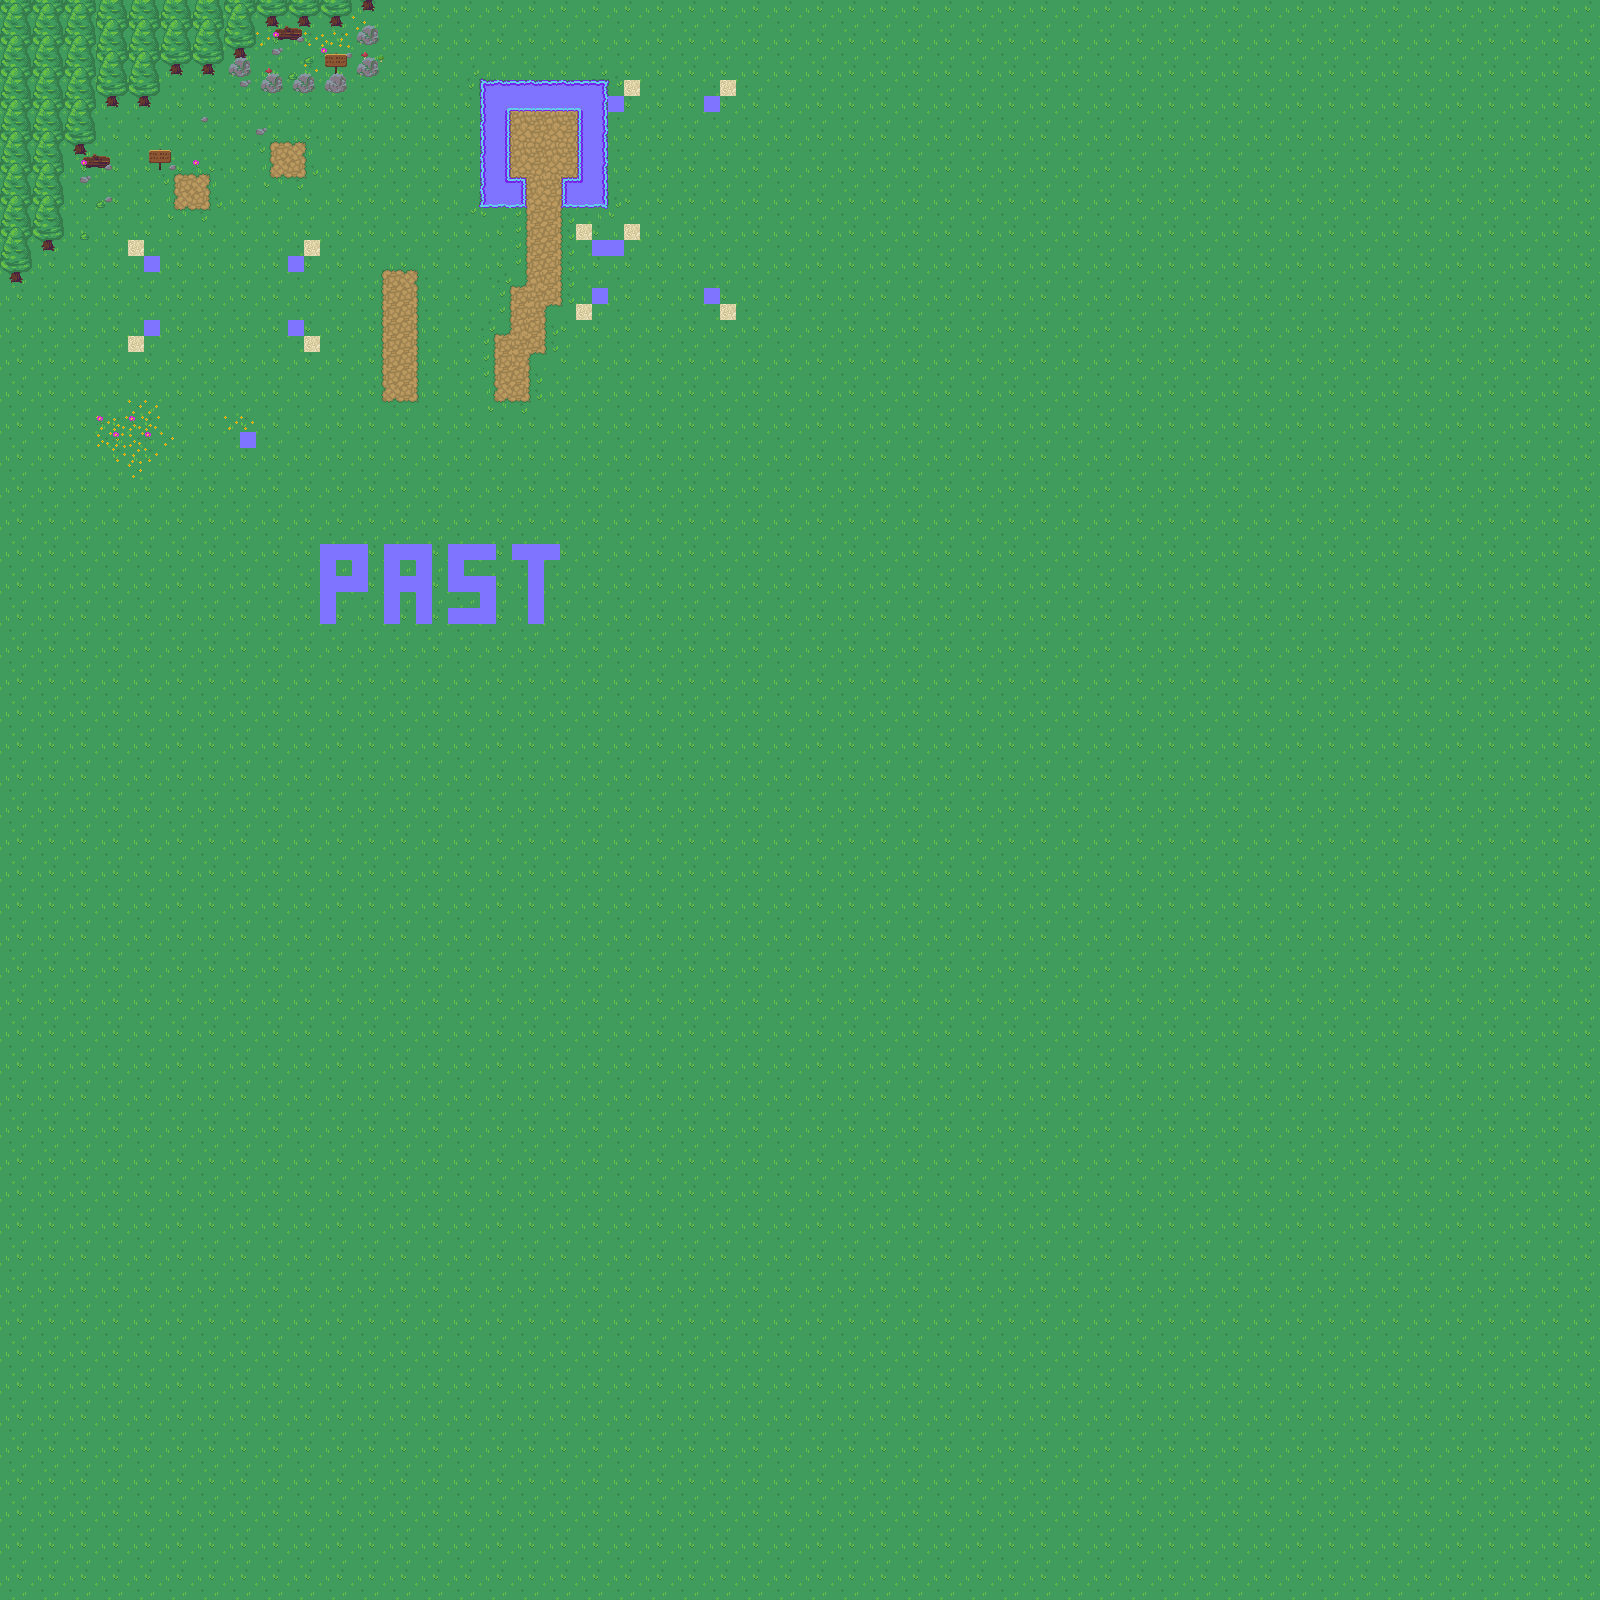

Tiled map render using the project's own tile images. Description and the map definition, with tile-layer contents summarised, below:
An orthogonal 100x100 tile map with 16x16 px tiles, 9 tile layers (Floor, Paths, Water, Decorations, ...) and 35 objects (robin_path1, robin_path2, robin_path3, robin_path4, paul_path1, ...).

<map version="1.10" tiledversion="1.11.0" orientation="orthogonal" renderorder="right-down" width="100" height="100" tilewidth="16" tileheight="16" infinite="0" nextlayerid="17" nextobjectid="57">
 <tileset firstgid="1" source="tiles_sets/nature_tiles.tsx" />
 <layer id="1" name="Floor" width="100" height="100">
  <data>[10000 cells, 10000 non-empty, 30 distinct tile ids]</data>
 </layer>
 <layer id="15" name="Paths" width="100" height="100">
  <data>[10000 cells, 98 non-empty, 32 distinct tile ids]</data>
 </layer>
 <layer id="2" name="Water" width="100" height="100">
  <data>[10000 cells, 76 non-empty, 53 distinct tile ids]</data>
 </layer>
 <layer id="3" name="Decorations" width="100" height="100">
  <data>[10000 cells, 209 non-empty, 27 distinct tile ids]</data>
 </layer>
 <layer id="4" name="Decorations 2" width="100" height="100">
  <data>[10000 cells, 38 non-empty, 16 distinct tile ids]</data>
 </layer>
 <layer id="5" name="Elements" width="100" height="100">
  <data>[10000 cells, 0 non-empty, 0 distinct tile ids]</data>
 </layer>
 <objectgroup id="8" name="NPC Paths">
  <object id="21" name="robin_path1" x="128" y="240" width="16" height="16" />
  <object id="22" name="robin_path2" x="304" y="240" width="16" height="16" />
  <object id="23" name="robin_path3" x="304" y="336" width="16" height="16" />
  <object id="24" name="robin_path4" x="128" y="336" width="16" height="16" />
  <object id="31" name="paul_path1" x="624" y="80" width="16" height="16" />
  <object id="32" name="paul_path2" x="720" y="80" width="16" height="16" />
  <object id="38" name="paul_path6" x="624" y="224" width="16" height="16" />
  <object id="39" name="paul_path5" x="576" y="224" width="16" height="16" />
  <object id="40" name="paul_path4" x="576" y="304" width="16" height="16" />
  <object id="41" name="paul_path3" x="720" y="304" width="16" height="16" />
 </objectgroup>
 <objectgroup id="6" name="Objects">
  <object id="20" name="Spawn" x="192" y="192">
   <point />
  </object>
 </objectgroup>
 <objectgroup id="16" name="Paths Areas">
  <object id="48" x="384" y="272" width="32" height="128" />
  <object id="49" x="496" y="336" width="32" height="64" />
  <object id="50" x="528" y="336" width="16" height="16" />
  <object id="51" x="512" y="288" width="32" height="48" />
  <object id="52" x="512" y="112" width="64" height="64" />
  <object id="53" x="528" y="176" width="32" height="112" />
  <object id="54" x="544" y="288" width="16" height="16" />
  <object id="55" x="272" y="144" width="32" height="32" />
  <object id="56" x="176" y="176" width="32" height="32" />
 </objectgroup>
 <objectgroup id="7" name="Collisions" visible="0">
  <object id="12" x="0" y="256" width="32" height="32" />
  <object id="13" x="0" y="0" width="64" height="256" />
  <object id="14" x="64" y="0" width="32" height="160" />
  <object id="15" x="96" y="0" width="64" height="112" />
  <object id="16" x="160" y="0" width="64" height="80" />
  <object id="18" x="256" y="0" width="96" height="32" />
  <object id="25" x="144" y="160" width="32" height="16" />
  <object id="26" x="480" y="80" width="128" height="32" />
  <object id="27" x="576" y="112" width="32" height="64" />
  <object id="28" x="560" y="176" width="48" height="32" />
  <object id="29" x="480" y="112" width="32" height="64" />
  <object id="30" x="480" y="176" width="48" height="32" />
  <object id="44" x="224" y="0" width="32" height="80" />
  <object id="45" x="256" y="80" width="96" height="16" />
  <object id="47" x="352" y="0" width="32" height="80" />
 </objectgroup>
 <layer id="13" name="Upper Decorations" width="100" height="100">
  <data>[10000 cells, 2 non-empty, 2 distinct tile ids]</data>
 </layer>
 <layer id="9" name="Upper Elements" width="100" height="100">
  <data>[10000 cells, 0 non-empty, 0 distinct tile ids]</data>
 </layer>
 <layer id="10" name="Top" width="100" height="100">
  <data>[10000 cells, 0 non-empty, 0 distinct tile ids]</data>
 </layer>
</map>
